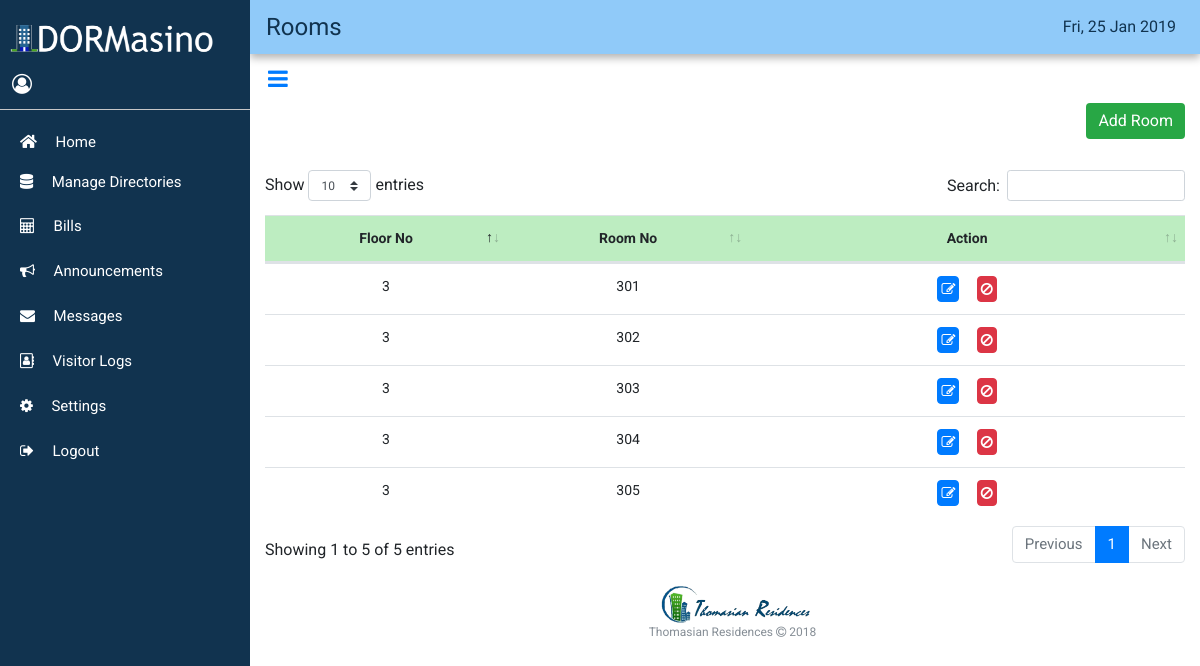
The page /index.php/directories/rooms on the database its author committed.
### tables this page shows
CREATE TABLE `room_tbl` (
  `room_id` int(32) UNSIGNED NOT NULL,
  `room_number` int(32) UNSIGNED NOT NULL,
  `room_tcount` int(32) UNSIGNED NOT NULL,
  `room_price` int(32) UNSIGNED NOT NULL,
  `room_status` int(32) UNSIGNED NOT NULL,
  `floor_id` int(32) UNSIGNED NOT NULL
);

CREATE TABLE `floor_tbl` (
  `floor_id` int(32) UNSIGNED NOT NULL,
  `floor_number` int(32) UNSIGNED NOT NULL
);

### application/controllers/Directories.php (called while the page is built, shortened)
<?php if ( ! defined('BASEPATH')) exit('No direct script access allowed');
class Directories extends CI_Controller{
	function __construct(){
		$this->load->helper(array('form', 'url'));
		$this->load->library('form_validation');
		$this->load->library('session');
        $this->load->model('directories_model');
    }
    public function rooms() {
        $data['floor']=$this->directories_model->get_floor();
        $data['room']=$this->directories_model->get_room();
        $data['dir']=$this->directories_model->get_dir();
        $data['dir_count']=$this->directories_model->get_dircount();
        $this->load->view('sidebar_view');
        $this->load->view('directoriesroom_view', $data);
    }
}
?>

### index.php (called while the page is built, shortened)
<?php
require_once BASEPATH.'core/CodeIgniter.php';

### application/models/directories_model.php (called while the page is built, shortened)
<?php
class directories_model extends CI_Model {
    public function get_room() {
        $this->db->from('room_tbl');
        $this->db->join('floor_tbl', 'room_tbl.floor_id=floor_tbl.floor_id');
        $query = $this->db->get();
        return $query;
    }
    public function get_dir () {
		$this->db->from('dir_tbl');
		$this->db->join('tenant_tbl','tenant_tbl.tenant_id=dir_tbl.tenant_id', 'LEFT');
        $this->db->join('room_tbl','room_tbl.room_id=dir_tbl.room_id', 'LEFT');
        $this->db->join('guardian_tbl','guardian_tbl.tenant_id=dir_tbl.tenant_id', 'LEFT');
        $this->db->join('mother_tbl','mother_tbl.tenant_id=dir_tbl.tenant_id', 'LEFT');
        $this->db->join('father_tbl','father_tbl.tenant_id=dir_tbl.tenant_id', 'LEFT');
        $this->db->join('contract_tbl','contract_tbl.tenant_id=dir_tbl.tenant_id', 'LEFT');
		$query = $this->db->get();
		return $query;
    }
    public function get_dircount() {
        $this->db->select("room_tbl.room_id");
        $this->db->select("room_tbl.room_number");
        $this->db->select("count(dir_tbl.tenant_id) as num_tenants");
        $this->db->from("room_tbl");
        $this->db->join("dir_tbl", "room_tbl.room_id=dir_tbl.room_id", "LEFT");
        $this->db->group_by("room_tbl.room_id");
        $query = $this->db->get();
        return $query;
    }
}
?>

### application/views/directoriesroom_view.php (the view, shortened to what this page needs)
<!DOCTYPE html>
<html>
<head>
    <link rel="stylesheet" href="<?php echo base_url(); ?>assets/bootstrap/css/bootstrap.min.css">
    <link rel="stylesheet" href="<?php echo base_url(); ?>assets/fonts/fontawesome-all.min.css">
    <link rel="stylesheet" href="<?php echo base_url(); ?>assets/fonts/font-awesome.min.css">
    <link rel="stylesheet" href="<?php echo base_url(); ?>assets/css/fullcalendar.css">
    <link rel="stylesheet" href="<?php echo base_url(); ?>assets/css/Sidebar-Menu-1.css">
    <link rel="stylesheet" href="<?php echo base_url(); ?>assets/css/Sidebar-Menu.css">
    <link rel="stylesheet" href="<?php echo base_url(); ?>assets/css/styles.css">
    <link href="<?php echo base_url(); ?>/assets/css/selectize.bootstrap4.css" rel="stylesheet" type="text/css">
</head>
    <div class="page-content-wrapper">
            <div class="container-fluid">
                <div class="d-flex d-xl-flex justify-content-xl-start align-items-xl-center" style="height: 54px;margin-right: -15px;margin-left: -15px;background-color: #90caf9;padding-left: 16px;padding-right: 16px;box-shadow: 0 4px 8px 0 rgba(0, 0, 0, 0.3), 0 6px 20px 0 rgba(0, 0, 0, 0)">
                    <p class="d-flex align-items-center align-content-center align-items-sm-center align-items-md-center align-items-lg-center" style="color: #11334f;font-family: ABeeZee, sans-serif;font-size: 24px;margin-bottom: 0px;">Rooms</p>
                    <p class="d-flex align-self-center ml-auto" style="color: #11334f;font-family: ABeeZee, sans-serif;font-size: 16px;margin-bottom: 0px;"><?php echo  date("D, j M Y"); ?> &nbsp;</p>
                </div><a class="btn btn-link d-xl-flex justify-content-xl-start" role="button" href="#menu-toggle" id="menu-toggle" style="margin-left: -19px;"><i class="fa fa-bars" style="padding: 21px;font-size: 23px;padding-top: 6px;padding-bottom: 6px;padding-right: 9px;padding-left: 9px;"></i></a>
                <div class="row"
                    style="margin-top: 0px;margin-left: 0px;margin-right: 0px;">
                    <div class="col d-flex d-sm-flex d-md-flex d-xl-flex justify-content-end justify-content-sm-end justify-content-md-end justify-content-lg-end justify-content-xl-end" style="margin-top: 0px;padding-right: 0px;"><button class="btn btn-primary" type="button" data-toggle="modal" data-target="#AddRoom" style="background-color: #28a745;color: #ffffff;border: none;">Add Room</button></div>
                </div>
                <div class="row" style="margin-top: 20px;margin-left:0px;">
                    <div class="col d-xl-flex justify-content-xl-center" style="margin-top: 11px;padding-left: 0px;">
                        <div id="table_view" class="table-responsive" style="width:100%;">
                            <table class="table" id="example" style="font-size:14px;">
                                <thead class="logs">
                                    <tr style="text-align:center">
                                        <th style="width: 10%;padding-right: 0px;padding-left: 0px;">Floor No</th>
                                        <th style="width: 10%;padding-right: 0px;padding-left: 0px;">Room No</th>
                                        <th style="width: 18%;padding-right: 0px;padding-left: 0px;">Action</th>
                                    </tr>
                                </thead>
                                <tbody>
                                    <?php foreach ($room->result() as $row) {
                                    ?>
                                        <tr>
                                            <td style="text-align:center;"><?php echo $row->floor_number; ?></td>
                                            <td style="text-align:center;"><?php echo $row->room_number; ?></td>
                                            <td style="text-align:center;">
                                                <?php
                                                    $status = $row->room_status;
                                                    if ( $status == 1) { ?>
                                                    <button title="Edit Room" data-target="#EditRoom<?php echo $row->room_id; ?>" data-toggle="modal" class="btn btn-primary" style="padding:0px 3px;">
                                                        <i class="fa fa-edit" style="font-size: 14px"></i>
                                                    </button>&nbsp;&nbsp;&nbsp;&nbsp;
                                                    <button title="Deactivate user" name="delete" data-target="#ModalDeac<?php echo $row->room_id; ?>" data-toggle="modal" class="btn btn-danger" style="padding:0px 3px;">
                                                        <i class="fa fa-ban" style="font-size: 14px"></i>
                                                    </button>
                                                <?php } else { ?>
                                                    <button title="Activate user" data-target="#ModalActivate<?php echo $row->room_id; ?>" data-toggle="modal" class="btn btn-success" style="padding:0px 3px;">
                                                    <i class="fa fa-check" style="font-size: 14px"></i>
                                                    </button>
                                                <?php } ?>
                                            </td>
                                        </tr>
                                    <?php } ?>
                                </tbody>
                            </table>
                        </div>
                    </div>
                    <footer class="footer"><img src="<?php echo base_url(); ?>assets/img/ThoresLogo.png" style="width: 158px;">
                        <p style="font-size: 12px;">Thomasian Residences&nbsp;<i class="fa fa-copyright"></i>&nbsp;2018</p>
                    </footer>
                </div>
            </div>
        </div>
    </div>
</body>
</html>

### assets/css/Sidebar-Menu-1.css (style rules this page uses)
body { overflow-x: hidden; }

### assets/css/styles.css (style rules this page uses)
a { color: #ffffff; font-size: 15px; }
.logs { background-color: #bdedc1; }
.footer { margin-top: 20px; left: 0; width: 100%; background-color: transparent; color: #868e96; text-align: center; }

### rows shown on the page
room_tbl: floor.floor_number "3", room_number "301"
room_tbl: floor.floor_number "3", room_number "302"
room_tbl: floor.floor_number "3", room_number "303"
room_tbl: floor.floor_number "3", room_number "304"
room_tbl: floor.floor_number "3", room_number "305"
